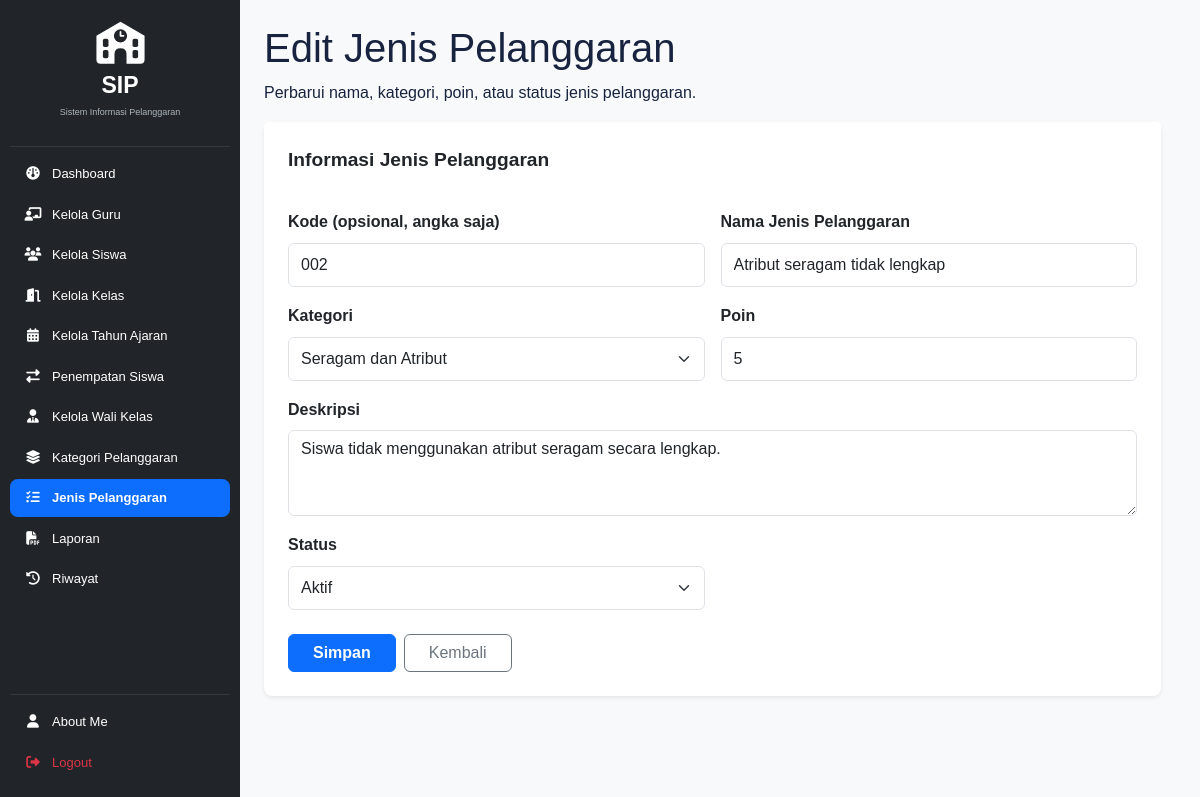
/edit_jenis_pelanggaran.php?id=105 (signed in), run on the app's committed database.
### tables this page shows
CREATE TABLE `t_pelanggaran` (
  `id` int(11) NOT NULL,
  `pelanggaran_kategori_id` int(11) DEFAULT NULL,
  `kode` varchar(30) DEFAULT NULL,
  `nama` varchar(150) DEFAULT NULL,
  `poin` int(11) NOT NULL,
  `deskripsi` text NOT NULL,
  `status_aktif` tinyint(1) NOT NULL,
  `created_at` timestamp NOT NULL DEFAULT current_timestamp(),
  `updated_at` timestamp NOT NULL DEFAULT current_timestamp()
);

CREATE TABLE `t_pelanggaran_kategori` (
  `id` int(11) NOT NULL,
  `nama` varchar(100) DEFAULT NULL,
  `deskripsi` text NOT NULL,
  `status_aktif` tinyint(1) NOT NULL,
  `created_at` timestamp NOT NULL DEFAULT current_timestamp(),
  `updated_at` timestamp NOT NULL DEFAULT current_timestamp()
);

### edit_jenis_pelanggaran.php (the view, shortened to what this page needs)
<?php
include 'config/koneksi.php';
$id = filter_input(INPUT_GET, 'id', FILTER_VALIDATE_INT);
$stmt = mysqli_prepare($koneksi, 'SELECT * FROM t_pelanggaran WHERE id = ?');
mysqli_stmt_bind_param($stmt, 'i', $id);
mysqli_stmt_execute($stmt);
$data = mysqli_fetch_assoc(mysqli_stmt_get_result($stmt));
$kategori = mysqli_query(
    $koneksi,
    'SELECT id, nama FROM t_pelanggaran_kategori WHERE status_aktif = 1 OR id = ' . (int)$data['pelanggaran_kategori_id'] . ' ORDER BY nama ASC'
);
$kode_form = preg_replace('/[^0-9]/', '', (string)($data['kode'] ?? ''));
?>
<!DOCTYPE html>
<html lang="id">
<head>
    <link href="https://cdn.jsdelivr.net/npm/bootstrap@5.3.3/dist/css/bootstrap.min.css" rel="stylesheet">
    <link rel="stylesheet" href="layout/style.css">
</head>
<body class="bg-light">
<div class="container-fluid">
    <div class="row">
        <?php include 'layout/sidebar.php'; ?>
        <main class="col-md-9 ms-sm-auto col-lg-10 p-4">
            <header class="admin-page-header">
                <div>
                    <h1>Edit Jenis Pelanggaran</h1>
                    <p>Perbarui nama, kategori, poin, atau status jenis pelanggaran.</p>
                </div>
            </header>
            <div class="card border-0 shadow-sm rounded-3">
                <div class="card-header bg-white border-0 px-4 pt-4 pb-2">
                    <h5 class="fw-bold mb-1">Informasi Jenis Pelanggaran</h5>
                </div>
                <div class="card-body p-4">
                    <form action="proses_edit_jenis_pelanggaran.php" method="POST">
                        <div class="row g-3">
                            <div class="col-md-6">
                                <label for="kode" class="form-label fw-semibold">Kode (opsional, angka saja)</label>
                                <input id="kode" name="kode" type="text" inputmode="numeric" pattern="[0-9]*"
                                       class="form-control" maxlength="8" value="<?= htmlspecialchars(substr($kode_form, 0, 8)) ?>"
                                       oninput="this.value = this.value.replace(/[^0-9]/g, '').slice(0, 8);"
                                       title="Kode hanya boleh berisi angka">
                            </div>
                            <div class="col-md-6">
                                <label for="nama" class="form-label fw-semibold">Nama Jenis Pelanggaran</label>
                                <input id="nama" name="nama" class="form-control" maxlength="150"
                                       pattern="[^0-9]+" oninput="this.value = this.value.replace(/[0-9]/g, '');"
                                       title="Nama jenis pelanggaran tidak boleh mengandung angka"
                                       value="<?= htmlspecialchars($data['nama'] ?? '') ?>" required>
                            </div>
                            <div class="col-md-6">
                                <label for="kategori" class="form-label fw-semibold">Kategori</label>
                                <select id="kategori" name="pelanggaran_kategori_id" class="form-select" required>
                                    <?php while ($row = mysqli_fetch_assoc($kategori)): ?>
                                        <option value="<?= (int)$row['id'] ?>" <?= (int)$row['id'] === (int)$data['pelanggaran_kategori_id'] ? 'selected' : '' ?>>
                                            <?= htmlspecialchars($row['nama']) ?>
                                        </option>
                                    <?php endwhile; ?>
                                </select>
                            </div>
                            <div class="col-md-6">
                                <label for="poin" class="form-label fw-semibold">Poin</label>
                                <input id="poin" type="number" name="poin" class="form-control" min="0" max="2147483647" value="<?= (int)$data['poin'] ?>" required>
                            </div>
                            <div class="col-12">
                                <label for="deskripsi" class="form-label fw-semibold">Deskripsi</label>
                                <textarea id="deskripsi" name="deskripsi" class="form-control" rows="3" maxlength="1000"><?= htmlspecialchars($data['deskripsi'] ?? '') ?></textarea>
                            </div>
                            <div class="col-md-6">
                                <label for="status" class="form-label fw-semibold">Status</label>
                                <select id="status" name="status_aktif" class="form-select" required>
                                    <option value="1" <?= (int)$data['status_aktif'] === 1 ? 'selected' : '' ?>>Aktif</option>
                                </select>
                            </div>
                            <div class="col-12 d-flex gap-2 mt-4">
                                <button type="submit" class="btn btn-primary px-4 fw-semibold">Simpan</button>
                                <a href="kelola_jenis_pelanggaran.php" class="btn btn-outline-secondary px-4">Kembali</a>
                            </div>
                        </div>
                    </form>
                </div>
            </div>
        </main>
    </div>
</div>
</body>
</html>

### layout/style.css (style rules this page uses)
:root { --primary: #3659d9; --navy: #17233f; --background: #f4f6fb; --text-muted: #778198; --border: #e8ecf4; }
* { box-sizing: border-box; }
html { scrollbar-gutter: stable; }
body { margin: 0; font-family: 'Poppins', sans-serif; background: var(--background); color: var(--navy); }
main[class*="col-"] { min-width: 0; }
main[class*="col-"] { font-size: 1rem; line-height: 1.6; }
main[class*="col-"] .card { border-radius: 12px; }
main[class*="col-"] .card-header { padding: 14px 18px; }
main[class*="col-"] .card-header h5, main[class*="col-"] .card-header .card-title { font-size: 1.2rem; line-height: 1.45; }
main[class*="col-"] label, main[class*="col-"] .form-label, main[class*="col-"] .form-text, main[class*="col-"] .alert, main[class*="col-"] .btn, main[class*="col-"] .form-control, main[class*="col-"] .form-select { font-size: 1rem; }
main[class*="col-"] .form-control, main[class*="col-"] .form-select { min-height: 44px; }

### layout/sidebar.php (style rules this page uses)
body { overflow-x: hidden; margin: 0; }
.main-content, main, .container-fluid.main-container { margin-left: 240px !important; width: calc(100% - 240px) !important; min-height: 100vh; padding: 25px 30px; box-sizing: border-box; }

### data on the page
t_pelanggaran: kode "002", nama "Atribut seragam tidak lengkap", pelanggaran_kategori_id "Seragam dan Atribut", poin "5", deskripsi "Siswa tidak menggunakan atribut seragam secara lengkap.", status_aktif "Aktif"
